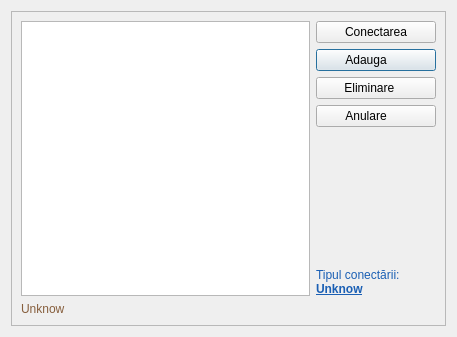
<?xml version="1.0" encoding="UTF-8"?>
<ui version="4.0">
 <class>DatabaseSelection</class>
 <widget class="QDialog" name="DatabaseSelection">
  <property name="geometry">
   <rect>
    <x>0</x>
    <y>0</y>
    <width>457</width>
    <height>337</height>
   </rect>
  </property>
  <property name="font">
   <font>
    <family>Segoe UI</family>
   </font>
  </property>
  <property name="windowTitle">
   <string>Dialog</string>
  </property>
  <layout class="QGridLayout" name="gridLayout">
   <item row="0" column="0">
    <widget class="QFrame" name="frame">
     <property name="frameShape">
      <enum>QFrame::StyledPanel</enum>
     </property>
     <property name="frameShadow">
      <enum>QFrame::Raised</enum>
     </property>
     <layout class="QGridLayout" name="gridLayout_2">
      <item row="0" column="0" rowspan="6">
       <widget class="QListWidget" name="listWidget"/>
      </item>
      <item row="1" column="1">
       <widget class="QPushButton" name="btnAddDatabase">
        <property name="sizePolicy">
         <sizepolicy hsizetype="Preferred" vsizetype="Fixed">
          <horstretch>0</horstretch>
          <verstretch>0</verstretch>
         </sizepolicy>
        </property>
        <property name="minimumSize">
         <size>
          <width>120</width>
          <height>0</height>
         </size>
        </property>
        <property name="text">
         <string>Adauga      </string>
        </property>
        <property name="icon">
         <iconset resource="../resource.qrc">
          <normaloff>:/img/database_connect.png</normaloff>:/img/database_connect.png</iconset>
        </property>
       </widget>
      </item>
      <item row="4" column="1">
       <spacer name="verticalSpacer">
        <property name="orientation">
         <enum>Qt::Vertical</enum>
        </property>
        <property name="sizeHint" stdset="0">
         <size>
          <width>20</width>
          <height>175</height>
         </size>
        </property>
       </spacer>
      </item>
      <item row="5" column="1">
       <widget class="QLabel" name="txtTypeConnection">
        <property name="styleSheet">
         <string notr="true">color: rgb(26, 95, 180);</string>
        </property>
        <property name="text">
         <string>&lt;html&gt;&lt;head/&gt;&lt;body&gt;&lt;p&gt;Tipul conectării:&lt;br&gt;&lt;b&gt;&lt;u&gt;Unknow&lt;/u&gt;&lt;/b&gt;&lt;/p&gt;&lt;/body&gt;&lt;/html&gt;</string>
        </property>
       </widget>
      </item>
      <item row="6" column="0" colspan="2">
       <widget class="QLabel" name="txtPath">
        <property name="styleSheet">
         <string notr="true">color: rgb(134, 94, 60);</string>
        </property>
        <property name="text">
         <string>Unknow</string>
        </property>
       </widget>
      </item>
      <item row="0" column="1">
       <widget class="QPushButton" name="btnConnect">
        <property name="sizePolicy">
         <sizepolicy hsizetype="Preferred" vsizetype="Fixed">
          <horstretch>0</horstretch>
          <verstretch>0</verstretch>
         </sizepolicy>
        </property>
        <property name="minimumSize">
         <size>
          <width>120</width>
          <height>0</height>
         </size>
        </property>
        <property name="text">
         <string>Conectarea</string>
        </property>
        <property name="icon">
         <iconset resource="../resource.qrc">
          <normaloff>:/img/database.png</normaloff>:/img/database.png</iconset>
        </property>
       </widget>
      </item>
      <item row="2" column="1">
       <widget class="QPushButton" name="btnRemove">
        <property name="sizePolicy">
         <sizepolicy hsizetype="Preferred" vsizetype="Fixed">
          <horstretch>0</horstretch>
          <verstretch>0</verstretch>
         </sizepolicy>
        </property>
        <property name="minimumSize">
         <size>
          <width>120</width>
          <height>0</height>
         </size>
        </property>
        <property name="text">
         <string>Eliminare    </string>
        </property>
        <property name="icon">
         <iconset resource="../resource.qrc">
          <normaloff>:/img/database_remove.png</normaloff>:/img/database_remove.png</iconset>
        </property>
       </widget>
      </item>
      <item row="3" column="1">
       <widget class="QPushButton" name="btnCancel">
        <property name="sizePolicy">
         <sizepolicy hsizetype="Preferred" vsizetype="Fixed">
          <horstretch>0</horstretch>
          <verstretch>0</verstretch>
         </sizepolicy>
        </property>
        <property name="minimumSize">
         <size>
          <width>120</width>
          <height>0</height>
         </size>
        </property>
        <property name="text">
         <string>Anulare      </string>
        </property>
        <property name="icon">
         <iconset resource="../resource.qrc">
          <normaloff>:/img/close_x32.png</normaloff>:/img/close_x32.png</iconset>
        </property>
       </widget>
      </item>
     </layout>
    </widget>
   </item>
  </layout>
 </widget>
 <tabstops>
  <tabstop>listWidget</tabstop>
  <tabstop>btnConnect</tabstop>
  <tabstop>btnRemove</tabstop>
 </tabstops>
 <resources>
  <include location="../resource.qrc"/>
 </resources>
 <connections/>
</ui>
